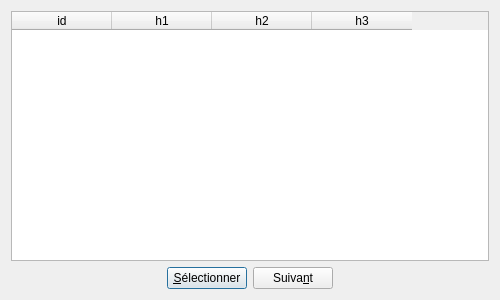
<?xml version="1.0" encoding="UTF-8"?>
<ui version="4.0">
 <class>GTableWidgetUi</class>
 <widget class="QDialog" name="GTableWidgetUi">
  <property name="geometry">
   <rect>
    <x>0</x>
    <y>0</y>
    <width>500</width>
    <height>300</height>
   </rect>
  </property>
  <property name="minimumSize">
   <size>
    <width>500</width>
    <height>300</height>
   </size>
  </property>
  <property name="windowTitle">
   <string>Liste des résultats</string>
  </property>
  <layout class="QGridLayout" name="gridLayout">
   <item row="0" column="0">
    <widget class="QTableWidget" name="tableWidget">
     <column>
      <property name="text">
       <string>id</string>
      </property>
     </column>
     <column>
      <property name="text">
       <string>h1</string>
      </property>
     </column>
     <column>
      <property name="text">
       <string>h2</string>
      </property>
     </column>
     <column>
      <property name="text">
       <string>h3</string>
      </property>
     </column>
    </widget>
   </item>
   <item row="1" column="0">
    <layout class="QHBoxLayout" name="horizontalLayout">
     <item>
      <spacer name="horizontalSpacer">
       <property name="orientation">
        <enum>Qt::Horizontal</enum>
       </property>
       <property name="sizeHint" stdset="0">
        <size>
         <width>40</width>
         <height>20</height>
        </size>
       </property>
      </spacer>
     </item>
     <item>
      <widget class="QPushButton" name="btnSelect">
       <property name="text">
        <string>&amp;Sélectionner</string>
       </property>
      </widget>
     </item>
     <item>
      <widget class="QPushButton" name="btnNext">
       <property name="text">
        <string>Suiva&amp;nt</string>
       </property>
      </widget>
     </item>
     <item>
      <spacer name="horizontalSpacer_2">
       <property name="orientation">
        <enum>Qt::Horizontal</enum>
       </property>
       <property name="sizeHint" stdset="0">
        <size>
         <width>40</width>
         <height>20</height>
        </size>
       </property>
      </spacer>
     </item>
    </layout>
   </item>
  </layout>
 </widget>
 <resources/>
 <connections/>
</ui>
